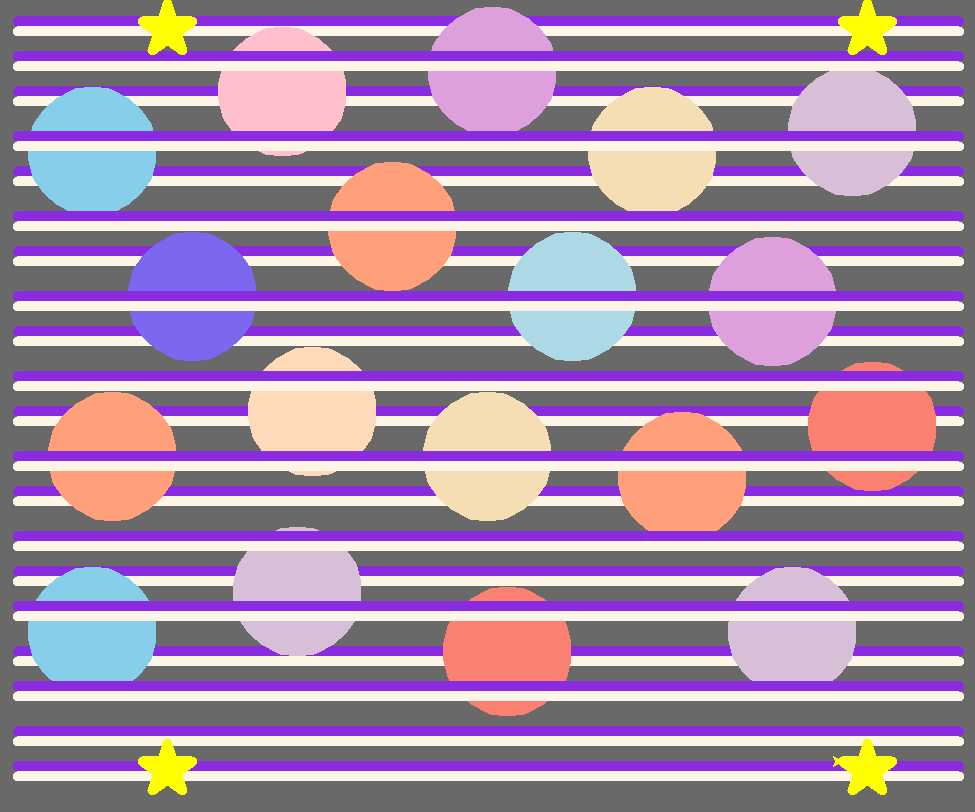

This chart was generated by the following Python code:
import turtle
bob=turtle.Turtle()
turtle.bgcolor("dimgrey")
bob.speed(0)

def jump(x,y):
    bob.penup()
    bob.goto(x,y)
    bob.pendown()

jump(-475,380) 
bob.width(10)
bob.color("blueviolet")
bob.forward(942)
jump(-475,370)
bob.width(10)
bob.color("oldlace")
bob.forward(942)

jump(-475,310)
bob.width(10)
bob.color("blueviolet")
bob.forward(942)
jump(-475,300)
bob.width(10)
bob.color("oldlace")
bob.forward(942)

jump(-475,230)
bob.width(10)
bob.color("blueviolet")
bob.forward(942)
jump(-475,220)
bob.width(10)
bob.color("oldlace")
bob.forward(942)

jump(-475,150)
bob.width(10)
bob.color("blueviolet")
bob.forward(942)
jump(-475,140)
bob.width(10)
bob.color("oldlace")
bob.forward(942)

jump(-475,70)
bob.width(10)
bob.color("blueviolet")
bob.forward(942)
jump(-475,60)
bob.width(10)
bob.color("oldlace")
bob.forward(942)

jump(-475,-10)
bob.width(10)
bob.color("blueviolet")
bob.forward(942)
jump(-475,-20)
bob.width(10)
bob.color("oldlace")
bob.forward(942)

jump(-475,-90)
bob.width(10)
bob.color("blueviolet")
bob.forward(942)
jump(-475,-100)
bob.width(10)
bob.color("oldlace")
bob.forward(942)

jump(-475,-170)
bob.width(10)
bob.color("blueviolet")
bob.forward(942)
jump(-475,-180)
bob.width(10)
bob.color("oldlace")
bob.forward(942)

jump(-475,-250)
bob.width(10)
bob.color("blueviolet")
bob.forward(942)
jump(-475,-260)
bob.width(10)
bob.color("oldlace")
bob.forward(942)

jump(-475,-330)
bob.width(10)
bob.color("blueviolet")
bob.forward(942)
jump(-475,-340)
bob.width(10)
bob.color("oldlace")
bob.forward(942)

    
jump(-400,190)
bob.begin_fill()
bob.color("skyblue")
bob.circle(60)
bob.end_fill()

jump(-210,250)
bob.begin_fill()
bob.color("pink")
bob.circle(60)
bob.end_fill()

jump(0,270)
bob.begin_fill()
bob.color("plum")
bob.circle(60)
bob.end_fill()

jump(160,190)
bob.begin_fill()
bob.color("wheat")
bob.circle(60)
bob.end_fill()

jump(360,210)
bob.begin_fill()
bob.color("thistle")
bob.circle(60)
bob.end_fill()

jump(-300,45)
bob.begin_fill()
bob.color("mediumslateblue")
bob.circle(60)
bob.end_fill()

jump(-100,115)
bob.begin_fill()
bob.color("lightsalmon")
bob.circle(60)
bob.end_fill()

jump(80,45)
bob.begin_fill()
bob.color("lightblue")
bob.circle(60)
bob.end_fill()

jump(280,40)
bob.begin_fill()
bob.color("plum")
bob.circle(60)
bob.end_fill()

jump(-380,-115)
bob.begin_fill()
bob.color("lightsalmon")
bob.circle(60)
bob.end_fill()

jump(-180,-70)
bob.begin_fill()
bob.color("peachpuff")
bob.circle(60)
bob.end_fill() 


jump(-5,-115)

bob.begin_fill()
bob.color("wheat")
bob.circle(60)
bob.end_fill()

jump(190,-135)
bob.begin_fill()
bob.color("lightsalmon")
bob.circle(60)
bob.end_fill()

jump(380,-85)
bob.begin_fill()
bob.color("salmon")
bob.circle(60)
bob.end_fill()

jump(-400,-290)
bob.begin_fill()
bob.color("skyblue")
bob.circle(60)
bob.end_fill()

jump(-195,-250)
bob.begin_fill()
bob.color("thistle")
bob.circle(60)
bob.end_fill() 

jump(15,-310)
bob.begin_fill()
bob.color("salmon")
bob.circle(60)
bob.end_fill()

jump(300,-290)
bob.begin_fill()
bob.color("thistle")
bob.circle(60)
bob.end_fill()

jump(-475,345)
bob.width(10)
bob.color("blueviolet")
bob.forward(942)
jump(-475,335)
bob.width(10)
bob.color("oldlace")
bob.forward(942)

jump(-475,265)
bob.width(10)
bob.color("blueviolet")
bob.forward(942)
jump(-475,255)
bob.width(10)
bob.color("oldlace")
bob.forward(942)

jump(-475,185)
bob.width(10)
bob.color("blueviolet")
bob.forward(942)
jump(-475,175)
bob.width(10)
bob.color("oldlace")
bob.forward(942)

jump(-475,105)
bob.width(10)
bob.color("blueviolet")
bob.forward(942)
jump(-475,95)
bob.width(10)
bob.color("oldlace")
bob.forward(942)

jump(-475,25)
bob.width(10)
bob.color("blueviolet")
bob.forward(942)
jump(-475,15)
bob.width(10)
bob.color("oldlace")
bob.forward(942)

jump(-475,-55)
bob.width(10)
bob.color("blueviolet")
bob.forward(942)
jump(-475,-65)
bob.width(10)
bob.color("oldlace")
bob.forward(942)

jump(-475,-135)
bob.width(10)
bob.color("blueviolet")
bob.forward(942)
jump(-475,-145)
bob.width(10)
bob.color("oldlace")
bob.forward(942)

jump(-475,-205)
bob.width(10)
bob.color("blueviolet")
bob.forward(942)
jump(-475,-215)
bob.width(10)
bob.color("oldlace")
bob.forward(942)

jump(-475,-285)
bob.width(10)
bob.color("blueviolet")
bob.forward(942)
jump(-475,-295)
bob.width(10)
bob.color("oldlace")
bob.forward(942)

jump(-475,-365)
bob.width(10)
bob.color("blueviolet")
bob.forward(942)
jump(-475,-375)
bob.width(10)
bob.color("oldlace")
bob.forward(942)

def star(d,c):
    bob.color(c)
    bob.begin_fill()
    for times in range(5):
        bob.forward(d)
        bob.right(144)
    bob.end_fill()

jump(-350,380)
star(50,"yellow")

jump(350,380)
star(50,"yellow")

jump(-350,-360)
star(50,"yellow")

jump(350,-360)
star(50,"yellow")
